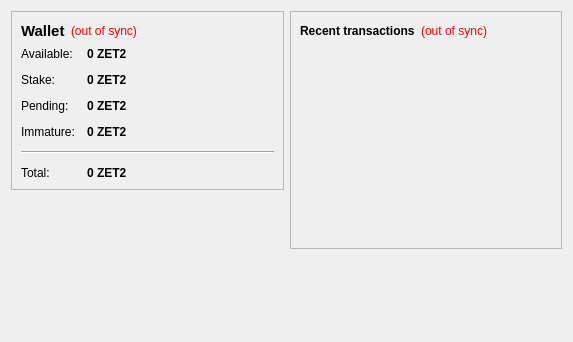
<?xml version="1.0" encoding="UTF-8"?>
<ui version="4.0">
 <class>OverviewPage</class>
 <widget class="QWidget" name="OverviewPage">
  <property name="geometry">
   <rect>
    <x>0</x>
    <y>0</y>
    <width>573</width>
    <height>342</height>
   </rect>
  </property>
  <property name="windowTitle">
   <string>Form</string>
  </property>
  <layout class="QHBoxLayout" name="horizontalLayout" stretch="1,1">
   <item>
    <layout class="QVBoxLayout" name="verticalLayout_2">
     <item>
      <widget class="QFrame" name="frame">
       <property name="frameShape">
        <enum>QFrame::StyledPanel</enum>
       </property>
       <property name="frameShadow">
        <enum>QFrame::Raised</enum>
       </property>
       <layout class="QVBoxLayout" name="verticalLayout_4">
        <item>
         <layout class="QHBoxLayout" name="horizontalLayout_4">
          <item>
           <widget class="QLabel" name="label_5">
            <property name="font">
             <font>
              <pointsize>11</pointsize>
              <weight>75</weight>
              <bold>true</bold>
             </font>
            </property>
            <property name="text">
             <string>Wallet</string>
            </property>
           </widget>
          </item>
          <item>
           <widget class="QLabel" name="labelWalletStatus">
            <property name="toolTip">
             <string>The displayed information may be out of date. Your wallet automatically synchronizes with the ZETA2COIN network after a connection is established, but this process has not completed yet.</string>
            </property>
            <property name="styleSheet">
             <string notr="true">QLabel { color: red; }</string>
            </property>
            <property name="text">
             <string notr="true">(out of sync)</string>
            </property>
            <property name="alignment">
             <set>Qt::AlignLeading|Qt::AlignLeft|Qt::AlignVCenter</set>
            </property>
           </widget>
          </item>
          <item>
           <spacer name="horizontalSpacer_2">
            <property name="orientation">
             <enum>Qt::Horizontal</enum>
            </property>
            <property name="sizeHint" stdset="0">
             <size>
              <width>40</width>
              <height>20</height>
             </size>
            </property>
           </spacer>
          </item>
         </layout>
        </item>
        <item>
         <layout class="QFormLayout" name="formLayout_2">
          <property name="fieldGrowthPolicy">
           <enum>QFormLayout::AllNonFixedFieldsGrow</enum>
          </property>
          <property name="horizontalSpacing">
           <number>12</number>
          </property>
          <property name="verticalSpacing">
           <number>12</number>
          </property>
          <item row="0" column="0">
           <widget class="QLabel" name="label">
            <property name="text">
             <string>Available:</string>
            </property>
           </widget>
          </item>
          <item row="0" column="1">
           <widget class="QLabel" name="labelBalance">
            <property name="font">
             <font>
              <weight>75</weight>
              <bold>true</bold>
             </font>
            </property>
            <property name="cursor">
             <cursorShape>IBeamCursor</cursorShape>
            </property>
            <property name="toolTip">
             <string>Your current spendable balance</string>
            </property>
            <property name="text">
             <string notr="true">0 ZET2</string>
            </property>
            <property name="textInteractionFlags">
             <set>Qt::LinksAccessibleByMouse|Qt::TextSelectableByKeyboard|Qt::TextSelectableByMouse</set>
            </property>
           </widget>
          </item>
          <item row="1" column="0">
           <widget class="QLabel" name="label_6">
            <property name="text">
             <string>Stake:</string>
            </property>
           </widget>
          </item>
          <item row="1" column="1">
           <widget class="QLabel" name="labelStake">
            <property name="font">
             <font>
              <weight>75</weight>
              <bold>true</bold>
             </font>
            </property>
            <property name="cursor">
             <cursorShape>IBeamCursor</cursorShape>
            </property>
            <property name="toolTip">
             <string>Total of coins that was staked, and do not yet count toward the current balance</string>
            </property>
            <property name="text">
             <string notr="true">0 ZET2</string>
            </property>
            <property name="textInteractionFlags">
             <set>Qt::LinksAccessibleByMouse|Qt::TextSelectableByKeyboard|Qt::TextSelectableByMouse</set>
            </property>
           </widget>
          </item>
          <item row="2" column="0">
           <widget class="QLabel" name="label_3">
            <property name="text">
             <string>Pending:</string>
            </property>
           </widget>
          </item>
          <item row="2" column="1">
           <widget class="QLabel" name="labelUnconfirmed">
            <property name="font">
             <font>
              <weight>75</weight>
              <bold>true</bold>
             </font>
            </property>
            <property name="cursor">
             <cursorShape>IBeamCursor</cursorShape>
            </property>
            <property name="toolTip">
             <string>Total of transactions that have yet to be confirmed, and do not yet count toward the current balance</string>
            </property>
            <property name="text">
             <string notr="true">0 ZET2</string>
            </property>
            <property name="textInteractionFlags">
             <set>Qt::LinksAccessibleByMouse|Qt::TextSelectableByKeyboard|Qt::TextSelectableByMouse</set>
            </property>
           </widget>
          </item>
          <item row="3" column="0">
           <widget class="QLabel" name="labelImmatureText">
            <property name="text">
             <string>Immature:</string>
            </property>
           </widget>
          </item>
          <item row="3" column="1">
           <widget class="QLabel" name="labelImmature">
            <property name="font">
             <font>
              <weight>75</weight>
              <bold>true</bold>
             </font>
            </property>
            <property name="toolTip">
             <string>Mined balance that has not yet matured</string>
            </property>
            <property name="text">
             <string notr="true">0 ZET2</string>
            </property>
            <property name="textInteractionFlags">
             <set>Qt::LinksAccessibleByMouse|Qt::TextSelectableByKeyboard|Qt::TextSelectableByMouse</set>
            </property>
           </widget>
          </item>
          <item row="4" column="0" colspan="2">
           <widget class="Line" name="line">
            <property name="orientation">
             <enum>Qt::Horizontal</enum>
            </property>
           </widget>
          </item>
          <item row="5" column="0">
           <widget class="QLabel" name="labelTotalText">
            <property name="text">
             <string>Total:</string>
            </property>
           </widget>
          </item>
          <item row="5" column="1">
           <widget class="QLabel" name="labelTotal">
            <property name="font">
             <font>
              <weight>75</weight>
              <bold>true</bold>
             </font>
            </property>
            <property name="cursor">
             <cursorShape>IBeamCursor</cursorShape>
            </property>
            <property name="toolTip">
             <string>Your current total balance</string>
            </property>
            <property name="text">
             <string notr="true">0 ZET2</string>
            </property>
            <property name="textInteractionFlags">
             <set>Qt::LinksAccessibleByMouse|Qt::TextSelectableByKeyboard|Qt::TextSelectableByMouse</set>
            </property>
           </widget>
          </item>
         </layout>
        </item>
       </layout>
      </widget>
     </item>
     <item>
      <spacer name="verticalSpacer">
       <property name="orientation">
        <enum>Qt::Vertical</enum>
       </property>
       <property name="sizeHint" stdset="0">
        <size>
         <width>20</width>
         <height>40</height>
        </size>
       </property>
      </spacer>
     </item>
    </layout>
   </item>
   <item>
    <layout class="QVBoxLayout" name="verticalLayout_3">
     <item>
      <widget class="QFrame" name="frame_2">
       <property name="frameShape">
        <enum>QFrame::StyledPanel</enum>
       </property>
       <property name="frameShadow">
        <enum>QFrame::Raised</enum>
       </property>
       <layout class="QVBoxLayout" name="verticalLayout">
        <item>
         <layout class="QHBoxLayout" name="horizontalLayout_2">
          <item>
           <widget class="QLabel" name="label_4">
            <property name="text">
             <string>&lt;b&gt;Recent transactions&lt;/b&gt;</string>
            </property>
           </widget>
          </item>
          <item>
           <widget class="QLabel" name="labelTransactionsStatus">
            <property name="toolTip">
             <string>The displayed information may be out of date. Your wallet automatically synchronizes with the ZETA2COIN network after a connection is established, but this process has not completed yet.</string>
            </property>
            <property name="styleSheet">
             <string notr="true">QLabel { color: red; }</string>
            </property>
            <property name="text">
             <string notr="true">(out of sync)</string>
            </property>
            <property name="alignment">
             <set>Qt::AlignRight|Qt::AlignTrailing|Qt::AlignVCenter</set>
            </property>
           </widget>
          </item>
          <item>
           <spacer name="horizontalSpacer">
            <property name="orientation">
             <enum>Qt::Horizontal</enum>
            </property>
            <property name="sizeHint" stdset="0">
             <size>
              <width>40</width>
              <height>20</height>
             </size>
            </property>
           </spacer>
          </item>
         </layout>
        </item>
        <item>
         <widget class="QListView" name="listTransactions">
          <property name="styleSheet">
           <string notr="true">QListView { background: transparent; }</string>
          </property>
          <property name="frameShape">
           <enum>QFrame::NoFrame</enum>
          </property>
          <property name="verticalScrollBarPolicy">
           <enum>Qt::ScrollBarAlwaysOff</enum>
          </property>
          <property name="horizontalScrollBarPolicy">
           <enum>Qt::ScrollBarAlwaysOff</enum>
          </property>
          <property name="selectionMode">
           <enum>QAbstractItemView::NoSelection</enum>
          </property>
         </widget>
        </item>
       </layout>
      </widget>
     </item>
     <item>
      <spacer name="verticalSpacer_2">
       <property name="orientation">
        <enum>Qt::Vertical</enum>
       </property>
       <property name="sizeHint" stdset="0">
        <size>
         <width>20</width>
         <height>40</height>
        </size>
       </property>
      </spacer>
     </item>
    </layout>
   </item>
  </layout>
 </widget>
 <resources/>
 <connections/>
</ui>
